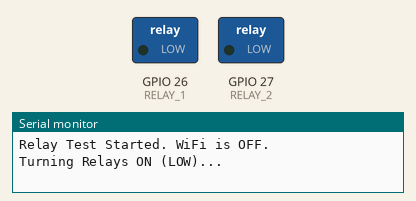
Bench run of a sketch on a simulated ESP32. On the bench: switched loads named in the sketch (green lamp = pin HIGH), the last lines printed to the serial monitor.

Above: at 1.0 s.
At 3.0 s:
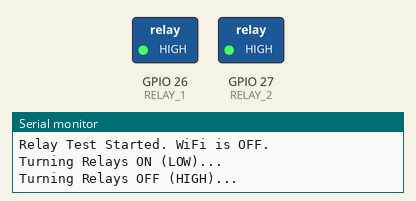
Timing chart, 0 to 5.2 s (numbered marks = the images above):
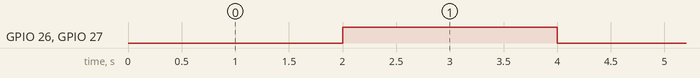

The sketch:

RelayTest.ino
```cpp
#define RELAY_1 26
#define RELAY_2 27

void setup() {
  Serial.begin(115200);

  // Set relay pins as outputs
  pinMode(RELAY_1, OUTPUT);
  pinMode(RELAY_2, OUTPUT);

  // Start with relays OFF
  digitalWrite(RELAY_1, HIGH);
  digitalWrite(RELAY_2, HIGH);

  Serial.println("Relay Test Started. WiFi is OFF.");
}

void loop() {
  Serial.println("Turning Relays ON (LOW)...");
  digitalWrite(RELAY_1, LOW);
  digitalWrite(RELAY_2, LOW);
  delay(2000); // Wait 2 seconds

  Serial.println("Turning Relays OFF (HIGH)...");
  digitalWrite(RELAY_1, HIGH);
  digitalWrite(RELAY_2, HIGH);
  delay(2000); // Wait 2 seconds
}
```

Measured:
- by itself, GPIO 26 (RELAY_1), GPIO 27 (RELAY_2): alternates HIGH for 2.0 s and LOW for 2.0 s
